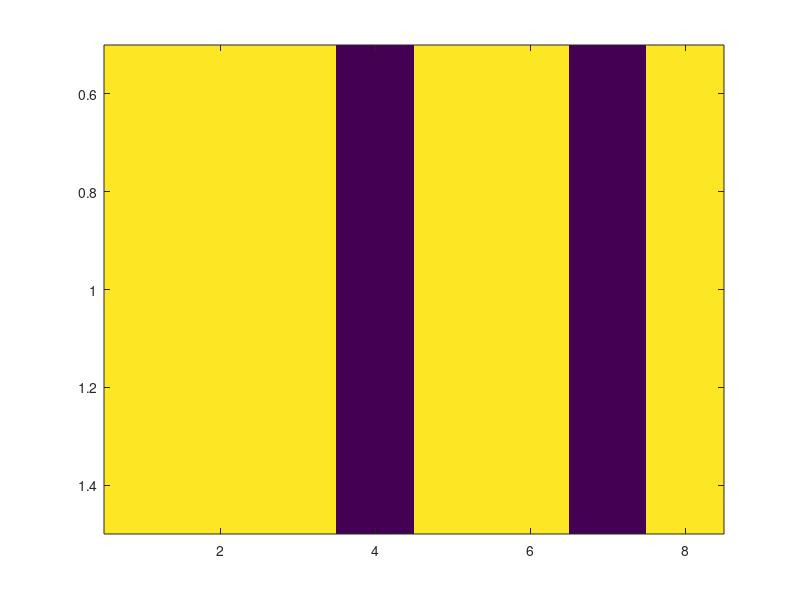
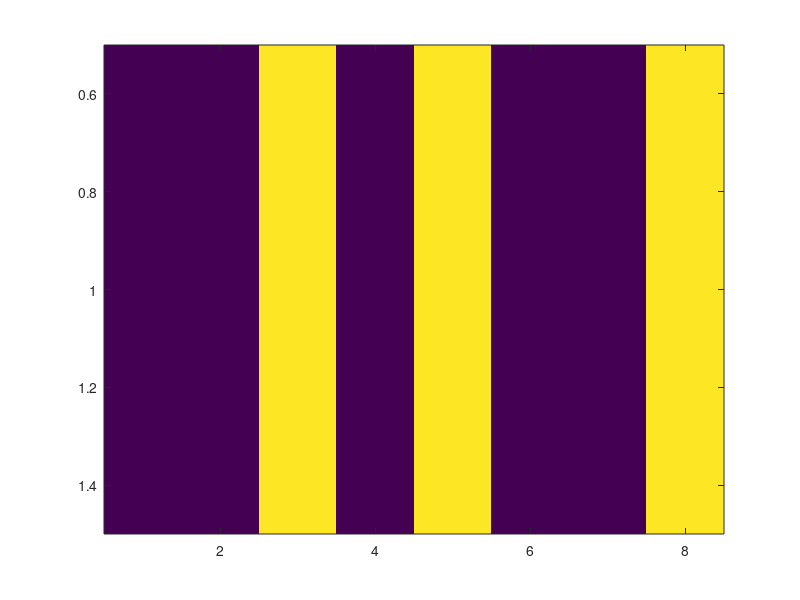

These figures' MATLAB source, in order:

samples=3;
%input data

x=[0 0 1 0 1 0 0 1;
   0 0 0 0 0 1 0 0;
   0 1 1 0 0 1 0 1];


n=size(x,2);

%data to recognise
y=[1 1 1 0 1 1 0 1];

%Learning the input. Calculate weight matrix
W = zeros(n,n);


for i = 1:n
    for j= i+1:n
        for count=1:size(x,1)
            W(i,j)= W(i,j)+((2*x(count,i)-1) * (2*x(count,j)-1));
            W(j,i)= W(i,j);
        end
    end
    
end



figure(1)
before=imagesc(y)


% removed=randi(n);
% for i=1:size(W,1)
%     W(removed,i)=0;
%     W(i,removed)=W(removed,i);
% end    

flag=true;
iteration=0;
index=1;
lastchange=0;

while flag
    iteration=iteration+1;
    i=randi(n);
    sum=0;
    for j=1:n
        sum=sum+W(j,i)*(2*y(j)-1);
    end
    changed=0;
    out=int32((sign(sum)+1)/2);
    if y(i)~=out
        changed=1;
        y(i)=out;
    end
    
    if changed==1
        lastchange=iteration;
    end
    
    if iteration - lastchange > 100
        flag=false;
    end
    fprintf('Iteration %i: ',iteration);    
    for i=1:n
        fprintf('%i ',y(i));
    end    
    fprintf('\n');
    energy=0;
    for m=1:n
        for l=1:n
            energy=energy-W(m,l)*y(m)*y(l);
        end    
    end
    fprintf('Energy: %i\n',energy);
end


figure(2)
after=imagesc(y)

%for i=1:size(W,1)
 %   for j=1:size(W,2)
  %      fprintf('%i ',W(i,j))
   % end
    %fprintf('\n')
%end


